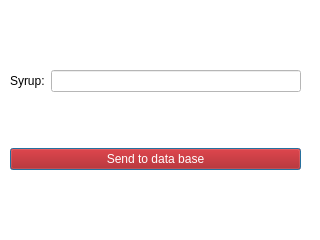
<?xml version="1.0" encoding="UTF-8"?>
<ui version="4.0">
 <class>DeleteSomeSyrupWidget</class>
 <widget class="QDialog" name="DeleteSomeSyrupWidget">
  <property name="geometry">
   <rect>
    <x>0</x>
    <y>0</y>
    <width>320</width>
    <height>240</height>
   </rect>
  </property>
  <property name="windowTitle">
   <string>Dialog</string>
  </property>
  <property name="styleSheet">
   <string notr="true">background-color:white;
</string>
  </property>
  <widget class="QWidget" name="layoutWidget">
   <property name="geometry">
    <rect>
     <x>10</x>
     <y>20</y>
     <width>291</width>
     <height>201</height>
    </rect>
   </property>
   <layout class="QVBoxLayout" name="verticalLayout">
    <item>
     <layout class="QHBoxLayout" name="horizontalLayout">
      <item>
       <widget class="QLabel" name="label">
        <property name="text">
         <string>Syrup:</string>
        </property>
       </widget>
      </item>
      <item>
       <widget class="QLineEdit" name="syrupLine"/>
      </item>
     </layout>
    </item>
    <item>
     <widget class="QPushButton" name="pushButton">
      <property name="styleSheet">
       <string notr="true">background-color:rgb(170, 0, 0);
color:rgb(255, 255, 255);</string>
      </property>
      <property name="text">
       <string>Send to data base</string>
      </property>
     </widget>
    </item>
   </layout>
  </widget>
 </widget>
 <resources/>
 <connections/>
</ui>
